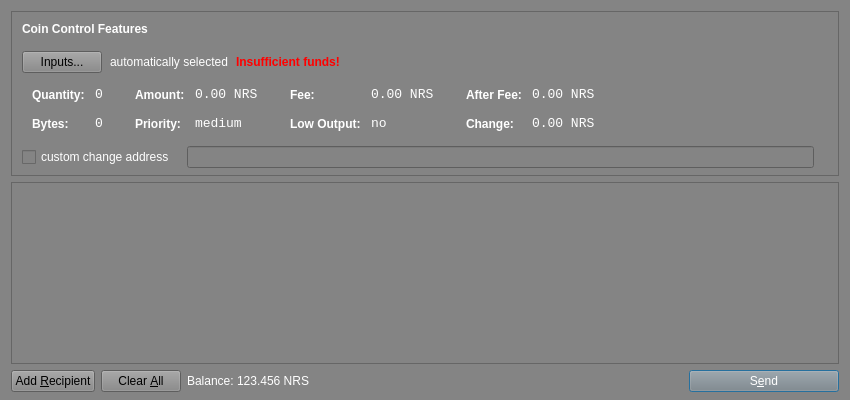
<?xml version="1.0" encoding="UTF-8"?>
<ui version="4.0">
 <class>SendCoinsDialog</class>
 <widget class="QDialog" name="SendCoinsDialog">
  <property name="geometry">
   <rect>
    <x>0</x>
    <y>0</y>
    <width>850</width>
    <height>400</height>
   </rect>
  </property>
  <property name="windowTitle">
   <string>Send Coins</string>
  </property>
  <property name="styleSheet">
   <string notr="true">background-color: rgb(132, 132, 132);
color: rgb(255, 255, 255);</string>
  </property>
  <layout class="QVBoxLayout" name="verticalLayout" stretch="0,1,0">
   <property name="bottomMargin">
    <number>8</number>
   </property>
   <item>
    <widget class="QFrame" name="frameCoinControl">
     <property name="sizePolicy">
      <sizepolicy hsizetype="Expanding" vsizetype="Expanding">
       <horstretch>0</horstretch>
       <verstretch>0</verstretch>
      </sizepolicy>
     </property>
     <property name="maximumSize">
      <size>
       <width>16777215</width>
       <height>16777215</height>
      </size>
     </property>
     <property name="frameShape">
      <enum>QFrame::StyledPanel</enum>
     </property>
     <property name="frameShadow">
      <enum>QFrame::Sunken</enum>
     </property>
     <layout class="QVBoxLayout" name="verticalLayoutCoinControl2">
      <property name="spacing">
       <number>6</number>
      </property>
      <property name="leftMargin">
       <number>0</number>
      </property>
      <property name="topMargin">
       <number>0</number>
      </property>
      <property name="rightMargin">
       <number>0</number>
      </property>
      <property name="bottomMargin">
       <number>6</number>
      </property>
      <item>
       <layout class="QVBoxLayout" name="verticalLayoutCoinControl" stretch="0,0,0,0,1">
        <property name="spacing">
         <number>0</number>
        </property>
        <property name="leftMargin">
         <number>10</number>
        </property>
        <property name="topMargin">
         <number>10</number>
        </property>
        <item>
         <layout class="QHBoxLayout" name="horizontalLayoutCoinControl1">
          <property name="bottomMargin">
           <number>15</number>
          </property>
          <item>
           <widget class="QLabel" name="labelCoinControlFeatures">
            <property name="sizePolicy">
             <sizepolicy hsizetype="Preferred" vsizetype="Maximum">
              <horstretch>0</horstretch>
              <verstretch>0</verstretch>
             </sizepolicy>
            </property>
            <property name="font">
             <font>
              <weight>75</weight>
              <bold>true</bold>
             </font>
            </property>
            <property name="styleSheet">
             <string notr="true">font-weight:bold;</string>
            </property>
            <property name="text">
             <string>Coin Control Features</string>
            </property>
           </widget>
          </item>
         </layout>
        </item>
        <item>
         <layout class="QHBoxLayout" name="horizontalLayoutCoinControl2" stretch="0,0,0,0">
          <property name="spacing">
           <number>8</number>
          </property>
          <property name="bottomMargin">
           <number>10</number>
          </property>
          <item>
           <widget class="QPushButton" name="pushButtonCoinControl">
            <property name="styleSheet">
             <string notr="true">color: rgb(0, 0, 0);</string>
            </property>
            <property name="text">
             <string>Inputs...</string>
            </property>
           </widget>
          </item>
          <item>
           <widget class="QLabel" name="labelCoinControlAutomaticallySelected">
            <property name="text">
             <string>automatically selected</string>
            </property>
            <property name="margin">
             <number>5</number>
            </property>
           </widget>
          </item>
          <item>
           <widget class="QLabel" name="labelCoinControlInsuffFunds">
            <property name="font">
             <font>
              <weight>75</weight>
              <bold>true</bold>
             </font>
            </property>
            <property name="styleSheet">
             <string notr="true">color:red;font-weight:bold;</string>
            </property>
            <property name="text">
             <string>Insufficient funds!</string>
            </property>
            <property name="margin">
             <number>5</number>
            </property>
           </widget>
          </item>
          <item>
           <spacer name="horizontalSpacerCoinControl">
            <property name="orientation">
             <enum>Qt::Horizontal</enum>
            </property>
            <property name="sizeHint" stdset="0">
             <size>
              <width>40</width>
              <height>1</height>
             </size>
            </property>
           </spacer>
          </item>
         </layout>
        </item>
        <item>
         <widget class="QWidget" name="widgetCoinControl" native="true">
          <property name="sizePolicy">
           <sizepolicy hsizetype="Preferred" vsizetype="Preferred">
            <horstretch>0</horstretch>
            <verstretch>0</verstretch>
           </sizepolicy>
          </property>
          <property name="minimumSize">
           <size>
            <width>0</width>
            <height>0</height>
           </size>
          </property>
          <property name="styleSheet">
           <string notr="true"/>
          </property>
          <layout class="QHBoxLayout" name="horizontalLayoutCoinControl5">
           <property name="leftMargin">
            <number>0</number>
           </property>
           <property name="topMargin">
            <number>0</number>
           </property>
           <property name="rightMargin">
            <number>0</number>
           </property>
           <property name="bottomMargin">
            <number>0</number>
           </property>
           <item>
            <layout class="QHBoxLayout" name="horizontalLayoutCoinControl3" stretch="0,0,0,1">
             <property name="spacing">
              <number>20</number>
             </property>
             <property name="topMargin">
              <number>0</number>
             </property>
             <property name="bottomMargin">
              <number>10</number>
             </property>
             <item>
              <layout class="QFormLayout" name="formLayoutCoinControl1">
               <property name="horizontalSpacing">
                <number>10</number>
               </property>
               <property name="verticalSpacing">
                <number>14</number>
               </property>
               <property name="leftMargin">
                <number>10</number>
               </property>
               <property name="topMargin">
                <number>4</number>
               </property>
               <property name="rightMargin">
                <number>6</number>
               </property>
               <item row="0" column="0">
                <widget class="QLabel" name="labelCoinControlQuantityText">
                 <property name="styleSheet">
                  <string notr="true">font-weight:bold;</string>
                 </property>
                 <property name="text">
                  <string>Quantity:</string>
                 </property>
                 <property name="margin">
                  <number>0</number>
                 </property>
                </widget>
               </item>
               <item row="0" column="1">
                <widget class="QLabel" name="labelCoinControlQuantity">
                 <property name="font">
                  <font>
                   <family>Monospace</family>
                   <pointsize>10</pointsize>
                  </font>
                 </property>
                 <property name="cursor">
                  <cursorShape>IBeamCursor</cursorShape>
                 </property>
                 <property name="contextMenuPolicy">
                  <enum>Qt::ActionsContextMenu</enum>
                 </property>
                 <property name="text">
                  <string notr="true">0</string>
                 </property>
                 <property name="margin">
                  <number>0</number>
                 </property>
                 <property name="textInteractionFlags">
                  <set>Qt::LinksAccessibleByMouse|Qt::TextSelectableByKeyboard|Qt::TextSelectableByMouse</set>
                 </property>
                </widget>
               </item>
               <item row="1" column="0">
                <widget class="QLabel" name="labelCoinControlBytesText">
                 <property name="styleSheet">
                  <string notr="true">font-weight:bold;</string>
                 </property>
                 <property name="text">
                  <string>Bytes:</string>
                 </property>
                </widget>
               </item>
               <item row="1" column="1">
                <widget class="QLabel" name="labelCoinControlBytes">
                 <property name="font">
                  <font>
                   <family>Monospace</family>
                   <pointsize>10</pointsize>
                  </font>
                 </property>
                 <property name="cursor">
                  <cursorShape>IBeamCursor</cursorShape>
                 </property>
                 <property name="contextMenuPolicy">
                  <enum>Qt::ActionsContextMenu</enum>
                 </property>
                 <property name="text">
                  <string notr="true">0</string>
                 </property>
                 <property name="textInteractionFlags">
                  <set>Qt::LinksAccessibleByMouse|Qt::TextSelectableByKeyboard|Qt::TextSelectableByMouse</set>
                 </property>
                </widget>
               </item>
              </layout>
             </item>
             <item>
              <layout class="QFormLayout" name="formLayoutCoinControl2">
               <property name="horizontalSpacing">
                <number>10</number>
               </property>
               <property name="verticalSpacing">
                <number>14</number>
               </property>
               <property name="leftMargin">
                <number>6</number>
               </property>
               <property name="topMargin">
                <number>4</number>
               </property>
               <property name="rightMargin">
                <number>6</number>
               </property>
               <item row="0" column="0">
                <widget class="QLabel" name="labelCoinControlAmountText">
                 <property name="styleSheet">
                  <string notr="true">font-weight:bold;</string>
                 </property>
                 <property name="text">
                  <string>Amount:</string>
                 </property>
                 <property name="margin">
                  <number>0</number>
                 </property>
                </widget>
               </item>
               <item row="0" column="1">
                <widget class="QLabel" name="labelCoinControlAmount">
                 <property name="font">
                  <font>
                   <family>Monospace</family>
                   <pointsize>10</pointsize>
                  </font>
                 </property>
                 <property name="cursor">
                  <cursorShape>IBeamCursor</cursorShape>
                 </property>
                 <property name="contextMenuPolicy">
                  <enum>Qt::ActionsContextMenu</enum>
                 </property>
                 <property name="text">
                  <string notr="true">0.00 NRS</string>
                 </property>
                 <property name="textInteractionFlags">
                  <set>Qt::LinksAccessibleByMouse|Qt::TextSelectableByKeyboard|Qt::TextSelectableByMouse</set>
                 </property>
                </widget>
               </item>
               <item row="1" column="0">
                <widget class="QLabel" name="labelCoinControlPriorityText">
                 <property name="styleSheet">
                  <string notr="true">font-weight:bold;</string>
                 </property>
                 <property name="text">
                  <string>Priority:</string>
                 </property>
                </widget>
               </item>
               <item row="1" column="1">
                <widget class="QLabel" name="labelCoinControlPriority">
                 <property name="font">
                  <font>
                   <family>Monospace</family>
                   <pointsize>10</pointsize>
                  </font>
                 </property>
                 <property name="cursor">
                  <cursorShape>IBeamCursor</cursorShape>
                 </property>
                 <property name="contextMenuPolicy">
                  <enum>Qt::ActionsContextMenu</enum>
                 </property>
                 <property name="text">
                  <string>medium</string>
                 </property>
                 <property name="textInteractionFlags">
                  <set>Qt::LinksAccessibleByMouse|Qt::TextSelectableByKeyboard|Qt::TextSelectableByMouse</set>
                 </property>
                </widget>
               </item>
              </layout>
             </item>
             <item>
              <layout class="QFormLayout" name="formLayoutCoinControl3">
               <property name="horizontalSpacing">
                <number>10</number>
               </property>
               <property name="verticalSpacing">
                <number>14</number>
               </property>
               <property name="leftMargin">
                <number>6</number>
               </property>
               <property name="topMargin">
                <number>4</number>
               </property>
               <property name="rightMargin">
                <number>6</number>
               </property>
               <item row="0" column="0">
                <widget class="QLabel" name="labelCoinControlFeeText">
                 <property name="styleSheet">
                  <string notr="true">font-weight:bold;</string>
                 </property>
                 <property name="text">
                  <string>Fee:</string>
                 </property>
                 <property name="margin">
                  <number>0</number>
                 </property>
                </widget>
               </item>
               <item row="0" column="1">
                <widget class="QLabel" name="labelCoinControlFee">
                 <property name="font">
                  <font>
                   <family>Monospace</family>
                   <pointsize>10</pointsize>
                  </font>
                 </property>
                 <property name="cursor">
                  <cursorShape>IBeamCursor</cursorShape>
                 </property>
                 <property name="contextMenuPolicy">
                  <enum>Qt::ActionsContextMenu</enum>
                 </property>
                 <property name="text">
                  <string notr="true">0.00 NRS</string>
                 </property>
                 <property name="textInteractionFlags">
                  <set>Qt::LinksAccessibleByMouse|Qt::TextSelectableByKeyboard|Qt::TextSelectableByMouse</set>
                 </property>
                </widget>
               </item>
               <item row="1" column="0">
                <widget class="QLabel" name="labelCoinControlLowOutputText">
                 <property name="styleSheet">
                  <string notr="true">font-weight:bold;</string>
                 </property>
                 <property name="text">
                  <string>Low Output:</string>
                 </property>
                </widget>
               </item>
               <item row="1" column="1">
                <widget class="QLabel" name="labelCoinControlLowOutput">
                 <property name="font">
                  <font>
                   <family>Monospace</family>
                   <pointsize>10</pointsize>
                  </font>
                 </property>
                 <property name="cursor">
                  <cursorShape>IBeamCursor</cursorShape>
                 </property>
                 <property name="contextMenuPolicy">
                  <enum>Qt::ActionsContextMenu</enum>
                 </property>
                 <property name="text">
                  <string>no</string>
                 </property>
                 <property name="textInteractionFlags">
                  <set>Qt::LinksAccessibleByMouse|Qt::TextSelectableByKeyboard|Qt::TextSelectableByMouse</set>
                 </property>
                </widget>
               </item>
              </layout>
             </item>
             <item>
              <layout class="QFormLayout" name="formLayoutCoinControl4">
               <property name="horizontalSpacing">
                <number>10</number>
               </property>
               <property name="verticalSpacing">
                <number>14</number>
               </property>
               <property name="leftMargin">
                <number>6</number>
               </property>
               <property name="topMargin">
                <number>4</number>
               </property>
               <property name="rightMargin">
                <number>6</number>
               </property>
               <item row="0" column="0">
                <widget class="QLabel" name="labelCoinControlAfterFeeText">
                 <property name="styleSheet">
                  <string notr="true">font-weight:bold;</string>
                 </property>
                 <property name="text">
                  <string>After Fee:</string>
                 </property>
                 <property name="margin">
                  <number>0</number>
                 </property>
                </widget>
               </item>
               <item row="0" column="1">
                <widget class="QLabel" name="labelCoinControlAfterFee">
                 <property name="font">
                  <font>
                   <family>Monospace</family>
                   <pointsize>10</pointsize>
                  </font>
                 </property>
                 <property name="cursor">
                  <cursorShape>IBeamCursor</cursorShape>
                 </property>
                 <property name="contextMenuPolicy">
                  <enum>Qt::ActionsContextMenu</enum>
                 </property>
                 <property name="text">
                  <string notr="true">0.00 NRS</string>
                 </property>
                 <property name="textInteractionFlags">
                  <set>Qt::LinksAccessibleByMouse|Qt::TextSelectableByKeyboard|Qt::TextSelectableByMouse</set>
                 </property>
                </widget>
               </item>
               <item row="1" column="0">
                <widget class="QLabel" name="labelCoinControlChangeText">
                 <property name="styleSheet">
                  <string notr="true">font-weight:bold;</string>
                 </property>
                 <property name="text">
                  <string>Change:</string>
                 </property>
                </widget>
               </item>
               <item row="1" column="1">
                <widget class="QLabel" name="labelCoinControlChange">
                 <property name="font">
                  <font>
                   <family>Monospace</family>
                   <pointsize>10</pointsize>
                  </font>
                 </property>
                 <property name="cursor">
                  <cursorShape>IBeamCursor</cursorShape>
                 </property>
                 <property name="contextMenuPolicy">
                  <enum>Qt::ActionsContextMenu</enum>
                 </property>
                 <property name="text">
                  <string notr="true">0.00 NRS</string>
                 </property>
                 <property name="textInteractionFlags">
                  <set>Qt::LinksAccessibleByMouse|Qt::TextSelectableByKeyboard|Qt::TextSelectableByMouse</set>
                 </property>
                </widget>
               </item>
              </layout>
             </item>
            </layout>
           </item>
          </layout>
         </widget>
        </item>
        <item>
         <layout class="QHBoxLayout" name="horizontalLayoutCoinControl4" stretch="0,0,0">
          <property name="spacing">
           <number>12</number>
          </property>
          <property name="sizeConstraint">
           <enum>QLayout::SetDefaultConstraint</enum>
          </property>
          <property name="topMargin">
           <number>5</number>
          </property>
          <property name="rightMargin">
           <number>5</number>
          </property>
          <item>
           <widget class="QCheckBox" name="checkBoxCoinControlChange">
            <property name="text">
             <string>custom change address</string>
            </property>
           </widget>
          </item>
          <item>
           <widget class="QLineEdit" name="lineEditCoinControlChange">
            <property name="enabled">
             <bool>false</bool>
            </property>
            <property name="sizePolicy">
             <sizepolicy hsizetype="Expanding" vsizetype="Fixed">
              <horstretch>0</horstretch>
              <verstretch>0</verstretch>
             </sizepolicy>
            </property>
           </widget>
          </item>
          <item>
           <widget class="QLabel" name="labelCoinControlChangeLabel">
            <property name="sizePolicy">
             <sizepolicy hsizetype="Preferred" vsizetype="Expanding">
              <horstretch>0</horstretch>
              <verstretch>0</verstretch>
             </sizepolicy>
            </property>
            <property name="minimumSize">
             <size>
              <width>0</width>
              <height>0</height>
             </size>
            </property>
            <property name="text">
             <string/>
            </property>
            <property name="margin">
             <number>3</number>
            </property>
           </widget>
          </item>
         </layout>
        </item>
        <item>
         <spacer name="verticalSpacerCoinControl">
          <property name="orientation">
           <enum>Qt::Vertical</enum>
          </property>
          <property name="sizeHint" stdset="0">
           <size>
            <width>800</width>
            <height>1</height>
           </size>
          </property>
         </spacer>
        </item>
       </layout>
      </item>
     </layout>
    </widget>
   </item>
   <item>
    <widget class="QScrollArea" name="scrollArea">
     <property name="widgetResizable">
      <bool>true</bool>
     </property>
     <widget class="QWidget" name="scrollAreaWidgetContents">
      <property name="geometry">
       <rect>
        <x>0</x>
        <y>0</y>
        <width>830</width>
        <height>152</height>
       </rect>
      </property>
      <layout class="QVBoxLayout" name="verticalLayout_2">
       <property name="leftMargin">
        <number>0</number>
       </property>
       <property name="topMargin">
        <number>0</number>
       </property>
       <property name="rightMargin">
        <number>0</number>
       </property>
       <property name="bottomMargin">
        <number>0</number>
       </property>
       <item>
        <layout class="QVBoxLayout" name="entries">
         <property name="spacing">
          <number>6</number>
         </property>
        </layout>
       </item>
       <item>
        <spacer name="verticalSpacer">
         <property name="orientation">
          <enum>Qt::Vertical</enum>
         </property>
         <property name="sizeHint" stdset="0">
          <size>
           <width>20</width>
           <height>40</height>
          </size>
         </property>
        </spacer>
       </item>
      </layout>
     </widget>
    </widget>
   </item>
   <item>
    <layout class="QHBoxLayout" name="horizontalLayout">
     <item>
      <widget class="QPushButton" name="addButton">
       <property name="toolTip">
        <string>Send to multiple recipients at once</string>
       </property>
       <property name="styleSheet">
        <string notr="true">color: rgb(0, 0, 0);</string>
       </property>
       <property name="text">
        <string>Add &amp;Recipient</string>
       </property>
       <property name="icon">
        <iconset resource="../bitcoin.qrc">
         <normaloff>:/icons/add</normaloff>:/icons/add</iconset>
       </property>
       <property name="autoDefault">
        <bool>false</bool>
       </property>
      </widget>
     </item>
     <item>
      <widget class="QPushButton" name="clearButton">
       <property name="sizePolicy">
        <sizepolicy hsizetype="Minimum" vsizetype="Fixed">
         <horstretch>0</horstretch>
         <verstretch>0</verstretch>
        </sizepolicy>
       </property>
       <property name="toolTip">
        <string>Remove all transaction fields</string>
       </property>
       <property name="styleSheet">
        <string notr="true">color: rgb(0, 0, 0);</string>
       </property>
       <property name="text">
        <string>Clear &amp;All</string>
       </property>
       <property name="icon">
        <iconset resource="../bitcoin.qrc">
         <normaloff>:/icons/remove</normaloff>:/icons/remove</iconset>
       </property>
       <property name="autoRepeatDelay">
        <number>300</number>
       </property>
       <property name="autoDefault">
        <bool>false</bool>
       </property>
      </widget>
     </item>
     <item>
      <layout class="QHBoxLayout" name="horizontalLayout_2">
       <property name="spacing">
        <number>3</number>
       </property>
       <item>
        <widget class="QLabel" name="label">
         <property name="text">
          <string>Balance:</string>
         </property>
        </widget>
       </item>
       <item>
        <widget class="QLabel" name="labelBalance">
         <property name="cursor">
          <cursorShape>IBeamCursor</cursorShape>
         </property>
         <property name="text">
          <string>123.456 NRS</string>
         </property>
         <property name="textInteractionFlags">
          <set>Qt::LinksAccessibleByMouse|Qt::TextSelectableByKeyboard|Qt::TextSelectableByMouse</set>
         </property>
        </widget>
       </item>
      </layout>
     </item>
     <item>
      <spacer name="horizontalSpacer">
       <property name="orientation">
        <enum>Qt::Horizontal</enum>
       </property>
       <property name="sizeHint" stdset="0">
        <size>
         <width>40</width>
         <height>20</height>
        </size>
       </property>
      </spacer>
     </item>
     <item>
      <widget class="QPushButton" name="sendButton">
       <property name="minimumSize">
        <size>
         <width>150</width>
         <height>0</height>
        </size>
       </property>
       <property name="toolTip">
        <string>Confirm the send action</string>
       </property>
       <property name="text">
        <string>S&amp;end</string>
       </property>
       <property name="icon">
        <iconset resource="../bitcoin.qrc">
         <normaloff>:/icons/send</normaloff>:/icons/send</iconset>
       </property>
       <property name="default">
        <bool>true</bool>
       </property>
      </widget>
     </item>
    </layout>
   </item>
  </layout>
 </widget>
 <resources>
  <include location="../bitcoin.qrc"/>
 </resources>
 <connections/>
</ui>
